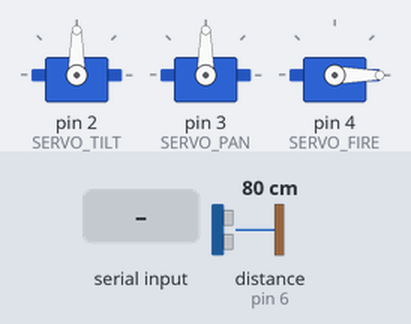
Bench run of a sketch on a simulated Arduino Uno, built with avr-gcc and run on an emulated ATmega328P. Parts: 3 × servo. Wiring (inferred from the names in the program): ultrasonic range finder: trigger pin 5; echo pin 6. The test bench sets the inputs (shaded band); at power-on: distance to the obstacle (sensor on pin 6) 80 cm. The echo pulse lasts 58.3 µs per cm.

Above: at 1.2 s.
1.3 s: distance to the obstacle (sensor on pin 6) set to 7 cm
2.8 s: distance to the obstacle (sensor on pin 6) set to 4 cm
At 3.26 s:
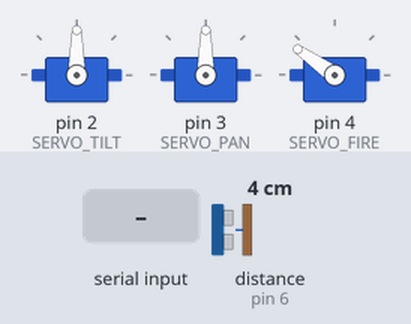
At 4.67 s:
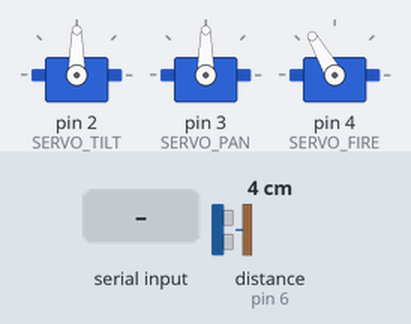
5.8 s: "90,45\n" received over Serial
At 6.03 s:
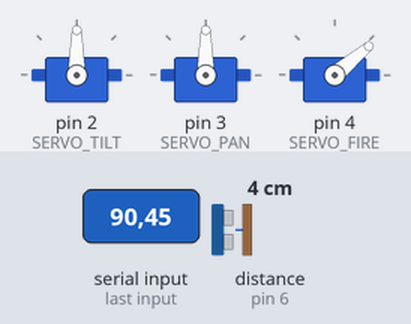
At 7.3 s:
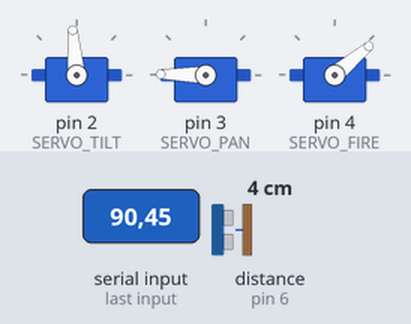
8.8 s: "30,150\n" received over Serial
11.8 s: "5\n" received over Serial
14.8 s: "90\n" received over Serial
Timing chart, 0 to 18.8 s (numbered marks = the images above; inputs shaded):
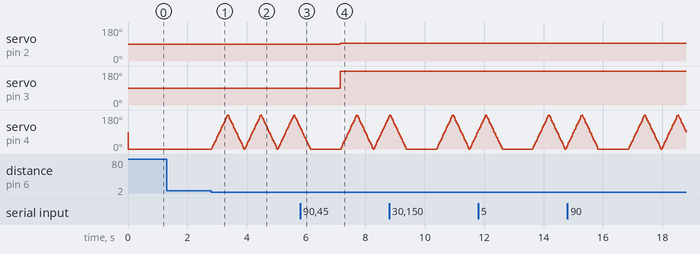

Measured:
- the behaviour switches between 6 and 5 cm on distance to the obstacle (sensor on pin 6) (found by bisection; images 0 and 1)
- after the input at 1.3 s, every drawn part: stays the same
- after the input at 5.8 s, servo on pin 2 (SERVO_TILT): 90° → 95° after 1.4 s; servo on pin 3 (SERVO_PAN): 90° → 179° after 1.4 s

The sketch:

main20240604.ino
```cpp
#include <Servo.h>

//servos
#define SERVO_TILT 2
#define SERVO_PAN 3
#define SERVO_FIRE 4

int servoPosFire = 0;

Servo servoTilt;
Servo servoPan;
Servo servoFire;

//ultrasonic sensor
#define TRIG_PIN 5
#define ECHO_PIN 6

float duration, distance;

//Object Location Initializations
String objectPos;
int objectPosX;
int objectPosY;

#define OBJ_TOLERANCE 30


//position servos
void position_servos(){
  int servoPosPan = map(objectPosX, 640, 0, 70, 179);
  int servoPosTilt = map(objectPosY, 480, 0, 179, 95);

  servoPosPan = min(servoPosPan, 179);
  servoPosPan = max(servoPosPan, 179);
  servoPosTilt = min(servoPosTilt, 179);
  servoPosTilt = min(servoPosTilt, 95);

  servoPan.write(servoPosPan);
  servoTilt.write(servoPosTilt);
}

int distance_detection(){
  digitalWrite(TRIG_PIN, LOW);
  delayMicroseconds(2);
  digitalWrite(TRIG_PIN, HIGH);
  delayMicroseconds(10);
  digitalWrite(TRIG_PIN, LOW);

  duration = pulseIn(ECHO_PIN, HIGH);
  distance = (duration*.0343)/2;

  return distance;
}

void firing_mechanism_activate(){
  for (servoPosFire = 0; servoPosFire <= 180; servoPosFire += 5) {
    servoFire.write(servoPosFire);
    delay(15);
  }
  for (servoPosFire = 180; servoPosFire >= 0; servoPosFire -= 5) {
    servoFire.write(servoPosFire);
    delay(15);
  }
}

void firing_mechanism_stop(){
  servoFire.write(0);
}


void setup() {
  //Serial initializations
  Serial.begin(9600);

  //Servo Initializations
  servoTilt.attach(SERVO_TILT);
  servoPan.attach(SERVO_PAN);
  servoFire.attach(SERVO_FIRE);

  servoTilt.write(90);
  servoPan.write(90);

  //Ultrasonic Initialization
  pinMode(TRIG_PIN, OUTPUT);
  pinMode(ECHO_PIN, INPUT);
}

void loop() {
  //Communication between Python Code and arduino
  if (Serial.available() > 0) {
    objectPos = Serial.readString();
    objectPosX = objectPos.substring(1, 3).toInt();
    objectPosY = objectPos.substring(5, 7).toInt();

    position_servos();

    //Serial.println(objectPosX + " " + objectPosY);
  }

  //firing mechanism
  int objectDistance = distance_detection();
  if (objectDistance < 5){
    firing_mechanism_activate();
  } else {
    firing_mechanism_stop();
  }
}
```
